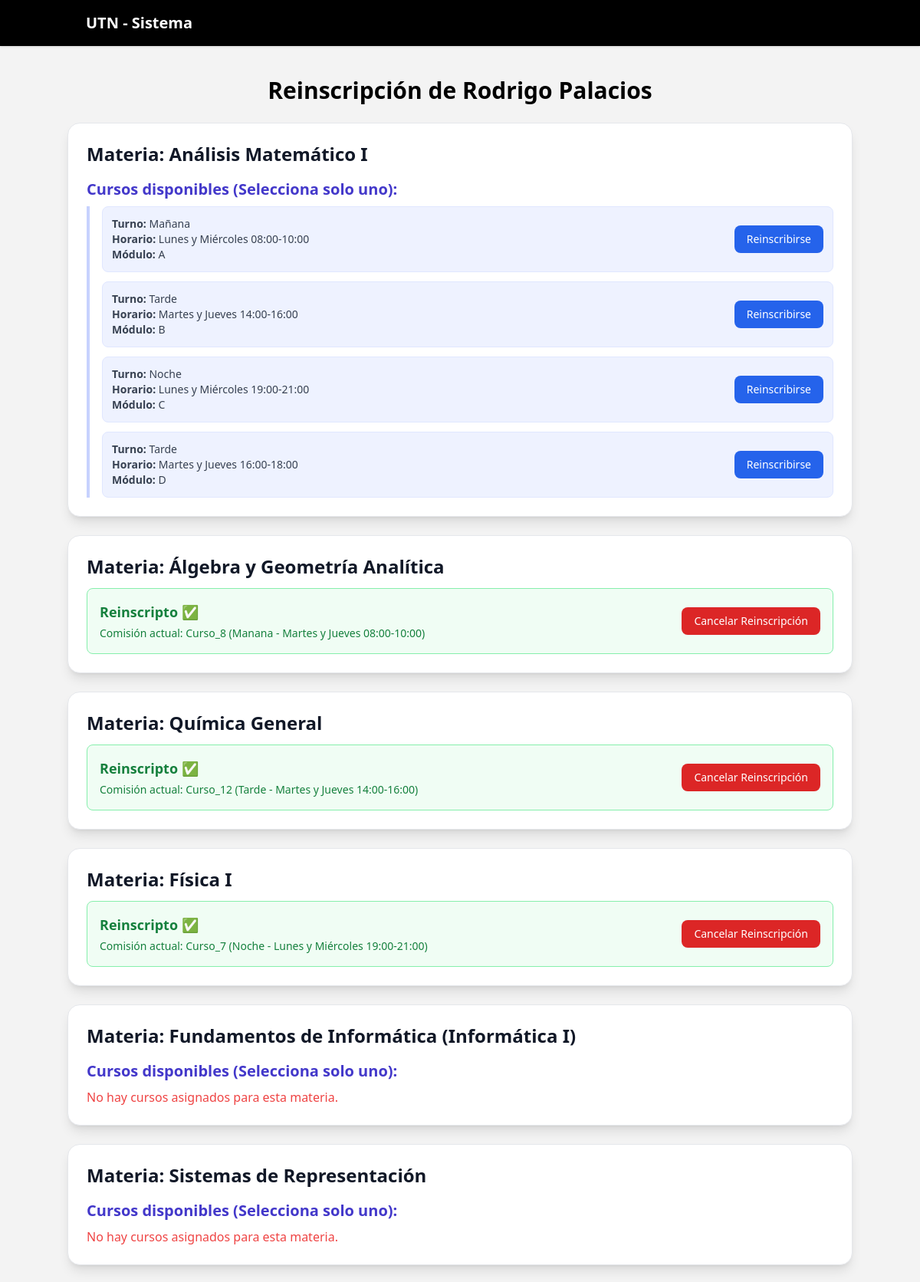
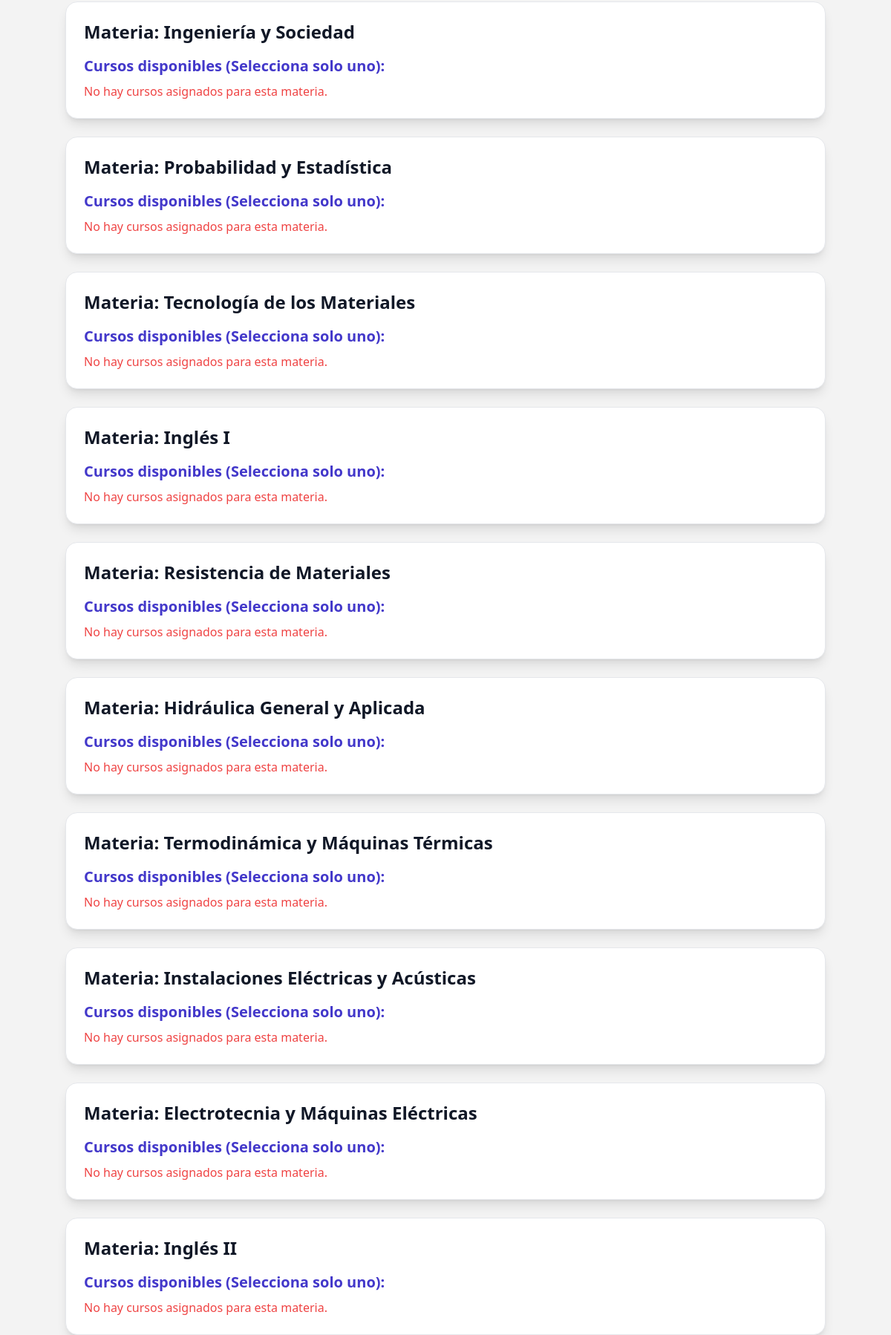
/reinscripcion/19/, run on the app's committed database (2 pictures, top to bottom).
### UTN/models.py (models this page shows, shortened)
class Alumno(models.Model):
    user = models.OneToOneField(settings.AUTH_USER_MODEL, on_delete=models.CASCADE, related_name='alumno', null=True)
    id_alumno = models.AutoField(primary_key=True)
    nombre = models.CharField(max_length=50, default="")
    apellido = models.CharField(max_length=50, default="")
    dni = models.CharField(max_length=20, unique=True, default="")
    email = models.EmailField(default="")
    anio_universitario = models.PositiveIntegerField(validators=[MinValueValidator(1), MaxValueValidator(10)], default=1)
    carrera = models.ForeignKey(Carrera, on_delete=models.CASCADE, related_name='alumnos', null=True, blank=True)

class Materia(models.Model):
    nombre = models.CharField(max_length=100, default="")
    sigla = models.CharField(max_length=10, primary_key=True)
    ciclo_lectivo = models.PositiveIntegerField()

class MateriaCurso(models.Model):
    id_materia_curso = models.AutoField(primary_key=True)
    curso = models.ForeignKey(Curso, on_delete=models.CASCADE, related_name='materias')
    materia = models.ForeignKey(Materia, on_delete=models.CASCADE, related_name='cursos_ofrecidos')
    Opciones_Turno = [
        ('manana', 'Mañana'),
        ('tarde', 'Tarde'),
        ('noche', 'Noche'),
    ]
    turno_cursado = models.CharField(max_length=10, choices=Opciones_Turno)
    horario = models.CharField(max_length=50)
    modulo = models.CharField(max_length=50)
    grupo = models.CharField(max_length=50, null=True, blank=True)

class AlumnoMateriaCurso(models.Model):
    id_alumno_materia_curso = models.AutoField(primary_key=True)
    alumno = models.ForeignKey(
        Alumno,
        on_delete=models.CASCADE,
        related_name='materias_curso'
    )
    materia_curso = models.ForeignKey(
        MateriaCurso,
        on_delete=models.CASCADE,
        related_name='alumnos'
    )
    nota = models.PositiveSmallIntegerField(
        null=True,
        blank=True,
        help_text="Nota del 1 al 10"
    )
    aprobado = models.BooleanField(default=False)
    class Meta:
        unique_together = ('alumno', 'materia_curso')

class Curso(models.Model):
    id_curso = models.AutoField(primary_key=True)
    nombre = models.CharField(max_length=50)
    nivel = models.CharField(max_length=20)
    numero = models.PositiveIntegerField()

### UTN/views.py (the view)
# urls.py: path('reinscripcion/<int:alumno_id>/', MateriaReinscripcionView.as_view(), name='materia_reinscripcion'),
class MateriaReinscripcionView(TemplateView):
    template_name = "materia/reinscripcion_materia.html"
    def get_context_data(self, **kwargs):
        context = super().get_context_data(**kwargs)
        alumno_id = self.kwargs.get('alumno_id')
        alumno = Alumno.objects.get(id_alumno=alumno_id)
        materias_relacionadas = CarreraMateria.objects.filter(
            carrera=alumno.carrera,
            materia__ciclo_lectivo__lte=alumno.anio_universitario
        ).select_related('materia')
        materias = [cm.materia for cm in materias_relacionadas]
        context['alumno'] = alumno
        context['materias'] = materias
        cursos = MateriaCurso.objects.filter(materia__in=materias)
        context['cursos_disponibles'] = cursos
        materias_reins = AlumnoMateriaCurso.objects.filter(alumno=alumno) \
            .values_list('materia_curso__materia__sigla', flat=True)
        context['materias_reinscriptas'] = list(materias_reins)
        insc_activas = AlumnoMateriaCurso.objects.filter(alumno=alumno) \
            .select_related('materia_curso')
        context['inscripciones_por_materia'] = {
            ins.materia_curso.materia.sigla: ins for ins in insc_activas
        }
        return context

### UTN/templatetags/custom_filters.py (called while the page is built)
@register.filter
def get_item(dictionary, key):
    return dictionary.get(key)

### UTN/templates/materia/reinscripcion_materia.html (shortened to what this page needs)
{% extends 'base.html' %}
{% block content %}
{% load custom_filters %}
<div class="max-w-5xl mx-auto mt-10">
    <h1 class="text-3xl font-bold text-center mb-6">
        Reinscripción de {{ alumno.nombre }} {{ alumno.apellido }}
    </h1>
    {% if materias %}
        <div class="space-y-6">
            {% for materia in materias %}
                <div class="bg-white border border-gray-200 rounded-2xl shadow-lg p-6">
                    <h2 class="text-2xl font-bold text-gray-900 mb-3">
                        Materia: {{ materia.nombre }}
                    </h2>
                    {% if materia.sigla in materias_reinscriptas %}
                        {% with inscripcion_actual=inscripciones_por_materia|get_item:materia.sigla %}
                            <div class="flex flex-col md:flex-row justify-between items-start md:items-center p-4 bg-green-50 border border-green-300 rounded-lg">
                                <div>
                                    <p class="text-green-700 font-bold text-lg mb-1">
                                        Reinscripto ✅
                                    </p>
                                    <p class="text-green-700 text-sm">
                                        Comisión actual: {{ inscripcion_actual.materia_curso.curso.nombre }} ({{ inscripcion_actual.materia_curso.turno_cursado|capfirst }} - {{ inscripcion_actual.materia_curso.horario }})
                                    </p>
                                </div>
                                <a href="{% url 'cancelar_reinscripcion' alumno_id=alumno.id_alumno materia_id=materia.sigla %}"
                                   class="mt-3 md:mt-0 bg-red-600 text-white px-4 py-2 text-sm rounded-lg hover:bg-red-700 transition-colors flex-shrink-0">
                                    Cancelar Reinscripción
                                </a>
                            </div>
                        {% endwith %}
                    {% else %}
                        <h3 class="text-xl font-semibold mt-4 mb-2 text-indigo-700">
                            Cursos disponibles (Selecciona solo uno):
                        </h3>
                        {% with cursos_materia=materia.cursos_ofrecidos.all %}
                            {% if cursos_materia %}
                                <div class="space-y-3 pl-4 border-l-4 border-indigo-200">
                                    {% for curso_materia in cursos_materia %}
                                        <div class="p-3 bg-indigo-50 rounded-lg border border-indigo-100 flex justify-between items-center">
                                            <div class="flex flex-col">
                                                <p class="text-sm text-gray-700">
                                                    <strong>Turno:</strong> {{ curso_materia.get_turno_cursado_display }}
                                                </p>
                                                <p class="text-sm text-gray-700">
                                                    <strong>Horario:</strong> {{ curso_materia.horario }}
                                                </p>
                                                <p class="text-sm text-gray-700">
                                                    <strong>Módulo:</strong> {{ curso_materia.modulo }}
                                                </p>
                                            </div>
                                            <form method="post" action="{% url 'materia_reinscribir' alumno.id_alumno materia.sigla %}">
                                                <button type="submit"
                                                        class="bg-blue-600 text-white px-4 py-2 text-sm rounded-lg hover:bg-blue-700 transition-colors flex-shrink-0">
                                                    Reinscribirse
                                                </button>
                                            </form>
                                        </div>
                                    {% endfor %}
                                </div>
                            {% else %}
                                <p class="text-red-500">No hay cursos asignados para esta materia.</p>
                            {% endif %}
                        {% endwith %}
                    {% endif %}
                </div>
            {% endfor %}
        </div>
    {% else %}
        <p>No hay materias disponibles para reinscribirse.</p>
    {% endif %}
</div>
{% endblock %}

### UTN/templates/base.html (style rules this page uses)
body { background-color: #f3f3f3; }

### data on the page
Alumno: nombre "Rodrigo", apellido "Palacios"
Materia: nombre "Análisis Matemático I"
MateriaCurso: turno_cursado "Mañana", horario "Lunes y Miércoles 08:00-10:00", modulo "A"
MateriaCurso: turno_cursado "Tarde", horario "Martes y Jueves 14:00-16:00", modulo "B"
MateriaCurso: turno_cursado "Noche", horario "Lunes y Miércoles 19:00-21:00", modulo "C"
MateriaCurso: turno_cursado "Tarde", horario "Martes y Jueves 16:00-18:00", modulo "D"
Materia: nombre "Álgebra y Geometría Analítica"
AlumnoMateriaCurso: materia_curso.curso.nombre "Curso_8", materia_curso.turno_cursado "Manana", materia_curso.horario "Martes y Jueves 08:00-10:00"
Materia: nombre "Química General"
AlumnoMateriaCurso: materia_curso.curso.nombre "Curso_12", materia_curso.turno_cursado "Tarde", materia_curso.horario "Martes y Jueves 14:00-16:00"
Materia: nombre "Física I"
AlumnoMateriaCurso: materia_curso.curso.nombre "Curso_7", materia_curso.turno_cursado "Noche", materia_curso.horario "Lunes y Miércoles 19:00-21:00"
Materia: nombre "Fundamentos de Informática (Informática I)", shows "Cursos disponibles (Selecciona solo uno):", shows "No hay cursos asignados para esta materia."
Materia: nombre "Sistemas de Representación", shows "Cursos disponibles (Selecciona solo uno):", shows "No hay cursos asignados para esta materia."
Materia: nombre "Ingeniería y Sociedad", shows "Cursos disponibles (Selecciona solo uno):", shows "No hay cursos asignados para esta materia."
Materia: nombre "Probabilidad y Estadística", shows "Cursos disponibles (Selecciona solo uno):", shows "No hay cursos asignados para esta materia."
Materia: nombre "Tecnología de los Materiales", shows "Cursos disponibles (Selecciona solo uno):", shows "No hay cursos asignados para esta materia."
Materia: nombre "Inglés I", shows "Cursos disponibles (Selecciona solo uno):", shows "No hay cursos asignados para esta materia."
Materia: nombre "Resistencia de Materiales", shows "Cursos disponibles (Selecciona solo uno):", shows "No hay cursos asignados para esta materia."
Materia: nombre "Hidráulica General y Aplicada", shows "Cursos disponibles (Selecciona solo uno):", shows "No hay cursos asignados para esta materia."
Materia: nombre "Termodinámica y Máquinas Térmicas", shows "Cursos disponibles (Selecciona solo uno):", shows "No hay cursos asignados para esta materia."
Materia: nombre "Instalaciones Eléctricas y Acústicas", shows "Cursos disponibles (Selecciona solo uno):", shows "No hay cursos asignados para esta materia."
Materia: nombre "Electrotecnia y Máquinas Eléctricas", shows "Cursos disponibles (Selecciona solo uno):", shows "No hay cursos asignados para esta materia."
Materia: nombre "Inglés II", shows "Cursos disponibles (Selecciona solo uno):", shows "No hay cursos asignados para esta materia."
